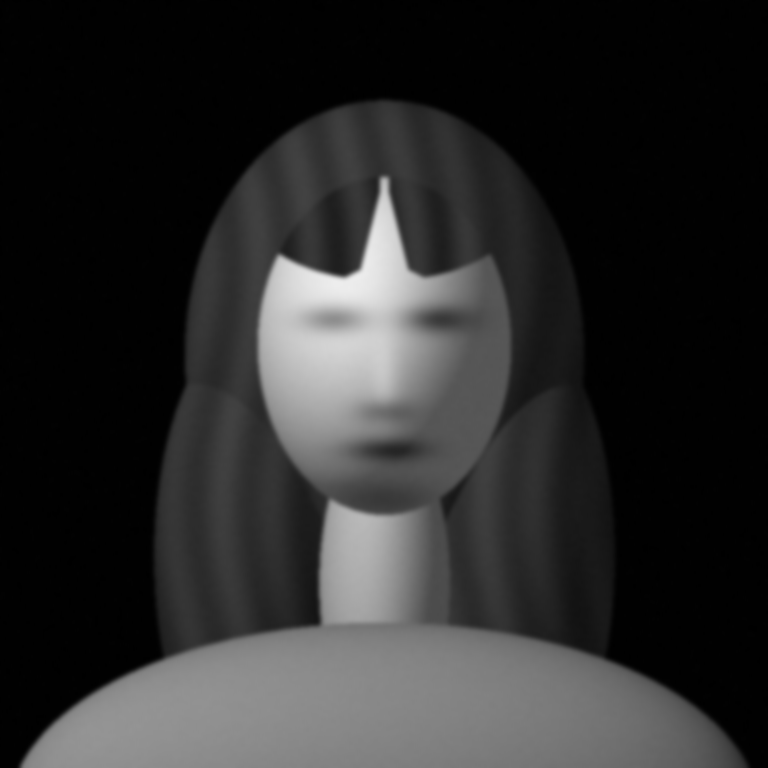
#> input picture site/img/portrait.png, 768 x 768 px
$ python prep_portrait.py ../site/img/portrait.png
#> lines starting #> are read from the running program, lines starting #| are printed output that depends on the picture
"""Turn a generated portrait into the CRT texture the site loads (site/img/portrait.png).

    python3 -I source-assets/prep_portrait.py path/to/generated.png            # writes site/img/portrait.png
    python3 -I source-assets/prep_portrait.py in.png out.png --top 0.1 --zoom 1.15

What the site expects, and what this script produces:
  - square, 1024 x 1024, 8-bit greyscale PNG (the shader ignores colour and renders luminance as teal phosphor)
  - a shoulders-up portrait, head in the upper-middle, on black: black is "no signal", so the figure floats
  - full tonal range, soft falloff to black at the edges

The source must be a synthetic, fictional adult (an image-generator output or a 3D render), never a photo
of a real person and never an unlicensed stock photograph. Needs numpy + Pillow.
"""
import argparse
import numpy as np
from PIL import Image, ImageDraw, ImageEnhance, ImageFilter

SIZE = 1024

def main():
    ap = argparse.ArgumentParser(description=__doc__, formatter_class=argparse.RawDescriptionHelpFormatter)
    ap.add_argument('source')
    ap.add_argument('output', nargs='?', default='site/img/portrait.png')
    ap.add_argument('--top', type=float, default=0.15, help='vertical crop position, 0 = keep the top, 1 = keep the bottom')
    ap.add_argument('--left', type=float, default=0.5, help='horizontal crop position, 0 = left, 1 = right')
    ap.add_argument('--zoom', type=float, default=1.0, help='crop tighter than the full short side (1.2 = 20%% closer)')
    ap.add_argument('--vignette', type=float, default=0.8, help='0 = none, 1 = strong falloff to black at the edges')
    ap.add_argument('--box', help='crop the source first: left,top,right,bottom in source pixels (e.g. to leave out hands or props)')
    ap.add_argument('--drop-background', type=int, default=0, metavar='TOLERANCE',
                    help='turn a plain studio backdrop black: flood from the top and side edges over similar colours (try 60 to 90)')
    ap.add_argument('--smooth', type=float, default=0, help='blur radius in source pixels, to remove a printed or screen dot pattern')
    ap.add_argument('--erase', help='paint a polygon black before cropping, in source pixels: "x,y x,y x,y ..." (e.g. a prop)')
    ap.add_argument('--soften-face', help='blur an ellipse so the person cannot be identified: cx,cy,rx,ry,blur in source pixels')
    ap.add_argument('--face-gain', type=float, default=1.0, help='brightness of the softened face area (above 1 keeps the head the brightest shape)')
    ap.add_argument('--compress', type=float, default=0, help='pull highlights down and mid-tones up so no one bright patch dominates (0.3 is moderate)')
    ap.add_argument('--lift', type=float, default=1.0, help='gamma for the figure: below 1 brightens dark clothing and hair (0.7 is a clear lift)')
    ap.add_argument('--peak', type=float, default=1.0, help='brightest value in the result (0.7 keeps skin and white clothing below the screen\'s clipping point)')
    ap.add_argument('--fade-bottom', type=float, default=0, help='fade the bottom fraction of the crop to black (0.2 = last 20%%)')
    args = ap.parse_args()

    im = Image.open(args.source)
#> im is the input picture: PIL image 768x768 L; min 0, max 237, mean 43.5
    if im.mode in ('RGBA', 'LA', 'P'):          # transparent background becomes black
        im = im.convert('RGBA')
        black = Image.new('RGBA', im.size, (0, 0, 0, 255))
        im = Image.alpha_composite(black, im)
    im = im.convert('RGB')
#> im: PIL image 768x768 RGB
    if args.box:
        im = im.crop(tuple(int(v) for v in args.box.split(',')))
    if args.smooth > 0:
        im = im.filter(ImageFilter.GaussianBlur(args.smooth))
    if args.drop_background > 0:
        # flood the backdrop from the top and upper side edges, then feather the cut so hair keeps a soft edge
        probe = im.filter(ImageFilter.GaussianBlur(3))
        marker = (255, 0, 255)
        w, h = probe.size
        seeds = [(x, 1) for x in range(2, w - 2, max(1, w // 24))]
        seeds += [(x, y) for y in range(2, int(h * 0.55), max(1, h // 24)) for x in (1, w - 2)]
        for seed in seeds:
            if probe.getpixel(seed) != marker:
                ImageDraw.floodfill(probe, seed, marker, thresh=args.drop_background)
        keep = (np.asarray(probe) != np.array(marker)).any(axis=2).astype(np.uint8) * 255
        if args.soften_face:   # the face is never backdrop: stop the flood eating into it through the hair parting
            fx, fy, frx, fry = (float(v) for v in args.soften_face.split(',')[:4])
            bx, by = (int(v) for v in args.box.split(',')[:2]) if args.box else (0, 0)
            guard = Image.fromarray(keep, 'L')
            ImageDraw.Draw(guard).ellipse((fx - bx - frx, fy - by - fry, fx - bx + frx, fy - by + fry), fill=255)
            keep = np.asarray(guard)
        mask = Image.fromarray(keep, 'L').filter(ImageFilter.MinFilter(5)).filter(ImageFilter.GaussianBlur(4))
        im = Image.composite(im, Image.new('RGB', im.size, (0, 0, 0)), mask)
    ox, oy = (int(v) for v in args.box.split(',')[:2]) if args.box else (0, 0)   # later steps take source pixels
    if args.soften_face:   # after the backdrop cut: a blurred face is too close in tone to a grey backdrop
        cx, cy, rx, ry, blur = (float(v) for v in args.soften_face.split(','))
        cx, cy = cx - ox, cy - oy
        area = Image.new('L', im.size, 0)
        ImageDraw.Draw(area).ellipse((cx - rx, cy - ry, cx + rx, cy + ry), fill=255)
        area = area.filter(ImageFilter.GaussianBlur(blur * 0.8))     # no visible edge to the blurred region
        soft = ImageEnhance.Brightness(im.filter(ImageFilter.GaussianBlur(blur))).enhance(args.face_gain)
        im = Image.composite(soft, im, area)
    if args.erase:      # after the backdrop cut, so the black patches cannot seed the flood
        patch = Image.new('L', im.size, 0)
        for poly in args.erase.split('|'):          # several polygons: separate them with |
            ImageDraw.Draw(patch).polygon([(float(pt.split(',')[0]) - ox, float(pt.split(',')[1]) - oy) for pt in poly.split()], fill=255)
        im = Image.composite(Image.new('RGB', im.size, (0, 0, 0)), im, patch.filter(ImageFilter.GaussianBlur(5)))
    im = im.convert('L')

    side = int(min(im.size) / max(args.zoom, 1.0))
#> side = 768
    x = int((im.width - side) * min(max(args.left, 0), 1))
#> x = 0
    y = int((im.height - side) * min(max(args.top, 0), 1))
#> y = 0
    im = im.crop((x, y, x + side, y + side)).resize((SIZE, SIZE), Image.LANCZOS)
#> im: PIL image 1024x1024 L

    a = np.asarray(im, dtype=np.float32) / 255.0
    lo, hi = np.percentile(a, 0.5), np.percentile(a, 99.6)     # stretch to the full range
#> lo = 0; hi = 0.875
    a = np.clip((a - lo) / max(hi - lo, 1e-4), 0, 1)
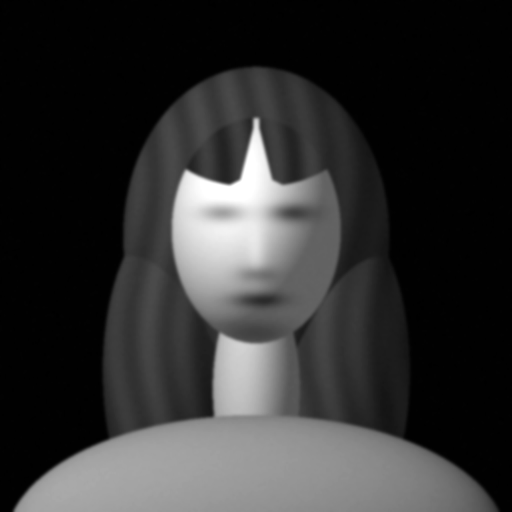
#> a: shape (1024, 1024) float32 (shown at 1/2 size); min 0, max 1, mean 0.195
    if args.compress > 0:
        a = a * (1 + args.compress) / (a + args.compress)
    if args.lift != 1.0:
        a = a ** args.lift
    a *= args.peak
    if args.fade_bottom > 0:
        ramp = np.clip((1 - np.linspace(0, 1, SIZE)) / args.fade_bottom, 0, 1)
        a *= (ramp * ramp * (3 - 2 * ramp))[:, None]
    if args.vignette > 0:
        yy, xx = np.mgrid[0:SIZE, 0:SIZE] / (SIZE - 1) - 0.5
        r = np.sqrt((xx * 1.05) ** 2 + (yy * 0.92) ** 2)
        fall = np.clip((0.56 - r) / 0.2, 0, 1)
        fall = fall * fall * (3 - 2 * fall)
        a *= 1 - args.vignette * (1 - fall)
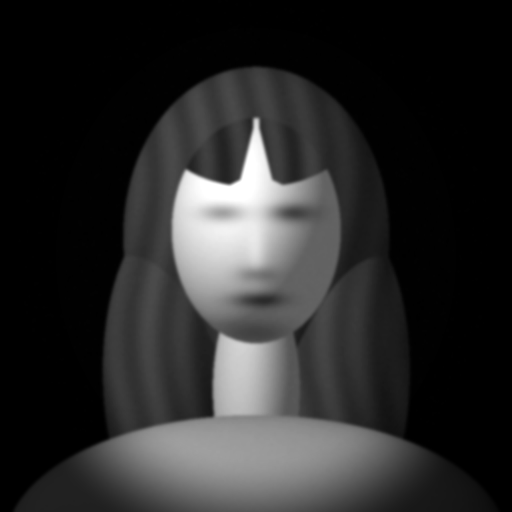
#> a: shape (1024, 1024) float32 (shown at 1/2 size); min 0, max 1, mean 0.168
    Image.fromarray((a * 255 + 0.5).astype(np.uint8), 'L').save(args.output, optimize=True)
    print(f'wrote {args.output} ({SIZE}x{SIZE}, greyscale)')

if __name__ == '__main__':
    main()
